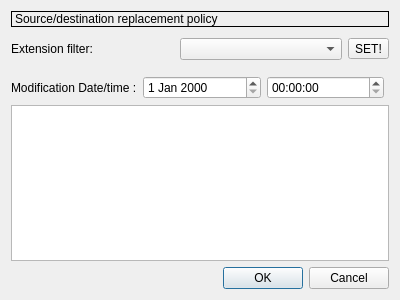
<?xml version="1.0" encoding="UTF-8"?>
<ui version="4.0">
 <class>TSelect_form</class>
 <widget class="QDialog" name="TSelect_form">
  <property name="geometry">
   <rect>
    <x>0</x>
    <y>0</y>
    <width>400</width>
    <height>300</height>
   </rect>
  </property>
  <property name="windowTitle">
   <string>Koperek32::Set Custom Replacement Filter</string>
  </property>
  <layout class="QVBoxLayout" name="verticalLayout">
   <item>
    <layout class="QVBoxLayout" name="verticalLayout_2">
     <item>
      <widget class="QLabel" name="label">
       <property name="sizePolicy">
        <sizepolicy hsizetype="Minimum" vsizetype="Minimum">
         <horstretch>0</horstretch>
         <verstretch>0</verstretch>
        </sizepolicy>
       </property>
       <property name="frameShape">
        <enum>QFrame::Box</enum>
       </property>
       <property name="text">
        <string>Source/destination replacement policy</string>
       </property>
      </widget>
     </item>
     <item>
      <layout class="QHBoxLayout" name="horizontalLayout_2">
       <property name="topMargin">
        <number>5</number>
       </property>
       <property name="bottomMargin">
        <number>5</number>
       </property>
       <item>
        <widget class="QLabel" name="label_2">
         <property name="text">
          <string>Extension filter:</string>
         </property>
        </widget>
       </item>
       <item>
        <widget class="QComboBox" name="comboBox"/>
       </item>
       <item>
        <widget class="QToolButton" name="toolButton">
         <property name="text">
          <string>SET!</string>
         </property>
        </widget>
       </item>
      </layout>
     </item>
     <item>
      <layout class="QHBoxLayout" name="horizontalLayout_3">
       <property name="topMargin">
        <number>5</number>
       </property>
       <property name="rightMargin">
        <number>5</number>
       </property>
       <item>
        <widget class="QLabel" name="label_3">
         <property name="text">
          <string>Modification Date/time :</string>
         </property>
        </widget>
       </item>
       <item>
        <widget class="QDateEdit" name="dateEdit"/>
       </item>
       <item>
        <widget class="QTimeEdit" name="timeEdit"/>
       </item>
      </layout>
     </item>
     <item>
      <layout class="QHBoxLayout" name="horizontalLayout">
       <item>
        <widget class="QTableWidget" name="tableWidget"/>
       </item>
      </layout>
     </item>
    </layout>
   </item>
   <item>
    <widget class="QDialogButtonBox" name="buttonBox">
     <property name="orientation">
      <enum>Qt::Horizontal</enum>
     </property>
     <property name="standardButtons">
      <set>QDialogButtonBox::Cancel|QDialogButtonBox::Ok</set>
     </property>
    </widget>
   </item>
  </layout>
 </widget>
 <resources/>
 <connections>
  <connection>
   <sender>buttonBox</sender>
   <signal>accepted()</signal>
   <receiver>TSelect_form</receiver>
   <slot>accept()</slot>
   <hints>
    <hint type="sourcelabel">
     <x>248</x>
     <y>254</y>
    </hint>
    <hint type="destinationlabel">
     <x>157</x>
     <y>274</y>
    </hint>
   </hints>
  </connection>
  <connection>
   <sender>buttonBox</sender>
   <signal>rejected()</signal>
   <receiver>TSelect_form</receiver>
   <slot>reject()</slot>
   <hints>
    <hint type="sourcelabel">
     <x>316</x>
     <y>260</y>
    </hint>
    <hint type="destinationlabel">
     <x>286</x>
     <y>274</y>
    </hint>
   </hints>
  </connection>
 </connections>
</ui>
